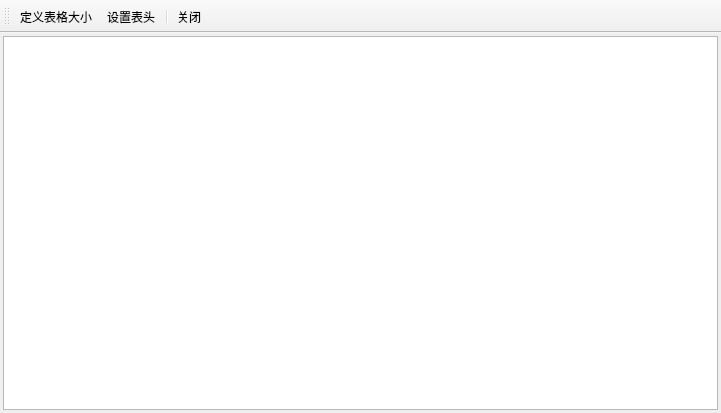
<?xml version="1.0" encoding="UTF-8"?>
<ui version="4.0">
 <class>QFormTable</class>
 <widget class="QMainWindow" name="QFormTable">
  <property name="geometry">
   <rect>
    <x>0</x>
    <y>0</y>
    <width>721</width>
    <height>413</height>
   </rect>
  </property>
  <property name="windowTitle">
   <string>MainWindow</string>
  </property>
  <widget class="QWidget" name="centralwidget">
   <layout class="QVBoxLayout" name="verticalLayout">
    <property name="spacing">
     <number>3</number>
    </property>
    <property name="leftMargin">
     <number>3</number>
    </property>
    <property name="topMargin">
     <number>3</number>
    </property>
    <property name="rightMargin">
     <number>3</number>
    </property>
    <property name="bottomMargin">
     <number>3</number>
    </property>
    <item>
     <widget class="QTableView" name="tableView"/>
    </item>
   </layout>
  </widget>
  <widget class="QToolBar" name="toolBar">
   <property name="windowTitle">
    <string>toolBar</string>
   </property>
   <property name="toolButtonStyle">
    <enum>Qt::ToolButtonTextBesideIcon</enum>
   </property>
   <attribute name="toolBarArea">
    <enum>TopToolBarArea</enum>
   </attribute>
   <attribute name="toolBarBreak">
    <bool>false</bool>
   </attribute>
   <addaction name="actSize"/>
   <addaction name="actSetHeader"/>
   <addaction name="separator"/>
   <addaction name="actClose"/>
  </widget>
  <action name="actSize">
   <property name="icon">
    <iconset resource="../../res.qrc">
     <normaloff>:/res/images/230.bmp</normaloff>:/res/images/230.bmp</iconset>
   </property>
   <property name="text">
    <string>定义表格大小</string>
   </property>
   <property name="toolTip">
    <string>定义表格大小</string>
   </property>
  </action>
  <action name="actSetHeader">
   <property name="icon">
    <iconset resource="../../res.qrc">
     <normaloff>:/res/images/516.bmp</normaloff>:/res/images/516.bmp</iconset>
   </property>
   <property name="text">
    <string>设置表头</string>
   </property>
   <property name="toolTip">
    <string>设置表头文字</string>
   </property>
  </action>
  <action name="actClose">
   <property name="icon">
    <iconset resource="../../res.qrc">
     <normaloff>:/res/images/exit.bmp</normaloff>:/res/images/exit.bmp</iconset>
   </property>
   <property name="text">
    <string>关闭</string>
   </property>
   <property name="toolTip">
    <string>关闭本窗口</string>
   </property>
  </action>
 </widget>
 <resources>
  <include location="../../res.qrc"/>
 </resources>
 <connections>
  <connection>
   <sender>actClose</sender>
   <signal>triggered()</signal>
   <receiver>QFormTable</receiver>
   <slot>close()</slot>
   <hints>
    <hint type="sourcelabel">
     <x>-1</x>
     <y>-1</y>
    </hint>
    <hint type="destinationlabel">
     <x>490</x>
     <y>257</y>
    </hint>
   </hints>
  </connection>
 </connections>
</ui>
